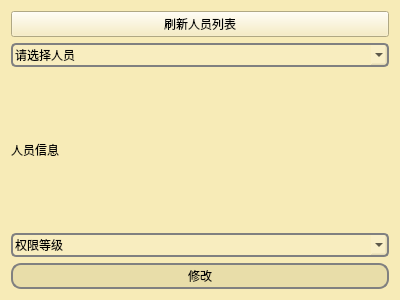
<?xml version="1.0" encoding="UTF-8"?>
<ui version="4.0">
 <class>ManageWidget</class>
 <widget class="QWidget" name="ManageWidget">
  <property name="windowModality">
   <enum>Qt::ApplicationModal</enum>
  </property>
  <property name="geometry">
   <rect>
    <x>0</x>
    <y>0</y>
    <width>400</width>
    <height>300</height>
   </rect>
  </property>
  <property name="windowTitle">
   <string>管理</string>
  </property>
  <property name="styleSheet">
   <string notr="true">
color:rgb(78, 78, 78，80);
background-color: rgb(247, 235, 183);
</string>
  </property>
  <layout class="QVBoxLayout" name="verticalLayout">
   <item>
    <widget class="QPushButton" name="pushButton">
     <property name="text">
      <string>刷新人员列表</string>
     </property>
    </widget>
   </item>
   <item>
    <widget class="QComboBox" name="peopleComboBox">
     <property name="styleSheet">
      <string notr="true">
QComboBox:!hover{
	background-color: rgb(255, 255, 255,30);
	font: 14pt &quot;仿宋&quot;;
	color: rgb(0, 0, 0);
        border-width:2px;
        border-style:solid;
        border-color:gray;
        border-radius:5px;
        padding: 2px 2px;
    }
QComboBox:hover{
	background-color: rgb(255, 255, 255,90);
	font: 14pt &quot;仿宋&quot;;
	color: rgb(0, 0, 0);
        border-width:2px;
        border-style:solid;
        border-color:gray;
        border-radius:5px;
        padding: 2px 2px;
    }</string>
     </property>
     <item>
      <property name="text">
       <string>请选择人员</string>
      </property>
     </item>
    </widget>
   </item>
   <item>
    <widget class="QLabel" name="informationLabel">
     <property name="styleSheet">
      <string notr="true">font: 16pt &quot;仿宋&quot;;</string>
     </property>
     <property name="text">
      <string>人员信息</string>
     </property>
    </widget>
   </item>
   <item>
    <widget class="QComboBox" name="levelComboBox">
     <property name="styleSheet">
      <string notr="true">
QComboBox:!hover{
	background-color: rgb(255, 255, 255,30);
	font: 14pt &quot;仿宋&quot;;
	color: rgb(0, 0, 0);
        border-width:2px;
        border-style:solid;
        border-color:gray;
        border-radius:5px;
        padding: 2px 2px;
    }
QComboBox:hover{
	background-color: rgb(255, 255, 255,90);
	font: 14pt &quot;仿宋&quot;;
	color: rgb(0, 0, 0);
        border-width:2px;
        border-style:solid;
        border-color:gray;
        border-radius:5px;
        padding: 2px 2px;
    }</string>
     </property>
     <item>
      <property name="text">
       <string>权限等级</string>
      </property>
     </item>
    </widget>
   </item>
   <item>
    <widget class="QPushButton" name="changeButton">
     <property name="styleSheet">
      <string notr="true">QPushButton:!hover{
	background-color: rgb(123, 117, 69,30);
	font: 16pt &quot;仿宋&quot;;
	color: rgb(0, 0, 0);
        border-width:2px;
        border-style:solid;
        border-color:gray;
        border-radius:10px;
        padding: 2px 2px;
    }
QPushButton:hover{
	background-color: rgb(123, 117, 69,90);
	font: 16pt &quot;仿宋&quot;;
	color: rgb(0, 0, 0);
        border-width:2px;
        border-style:solid;
        border-color:gray;
        border-radius:10px;
        padding: 2px 2px;
    }</string>
     </property>
     <property name="text">
      <string>修改</string>
     </property>
    </widget>
   </item>
  </layout>
 </widget>
 <resources/>
 <connections/>
</ui>
